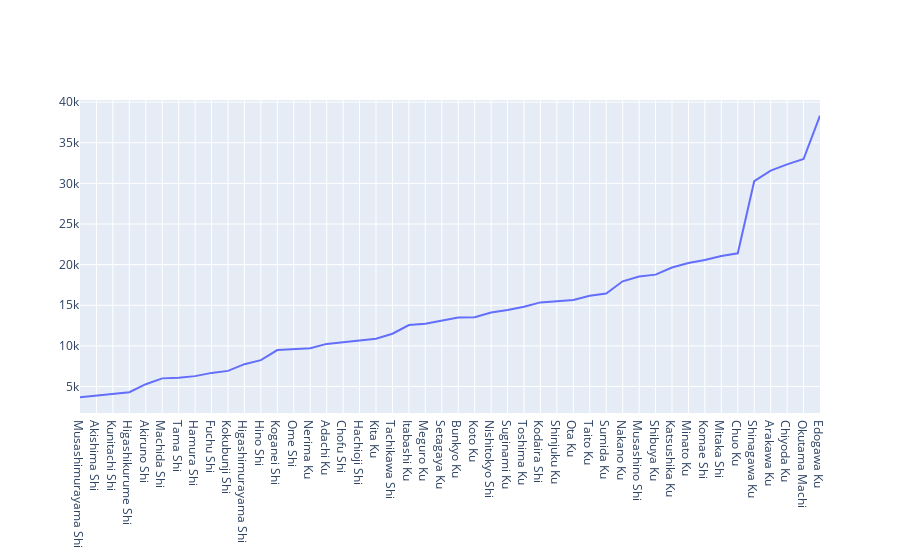

Notebook code for this chart:
### Code cell
plot_data(mean_price_per_neigh_sorted,"neighbourhood","price")

### Figure 1 — Plotly figure (JSON) as saved in the notebook; plotly's stock layout.template omitted (floating-point values rounded to 4 significant figures)
{"data": [{"mode": "lines", "type": "scatter", "x": ["Musashimurayama Shi", "Akishima Shi", "Kunitachi Shi", "Higashikurume Shi", "Akiruno Shi", "Machida Shi", "Tama Shi", "Hamura Shi", "Fuchu Shi", "Kokubunji Shi", "Higashimurayama Shi", "Hino Shi", "Koganei Shi", "Ome Shi", "Nerima Ku", "Adachi Ku", "Chofu Shi", "Hachioji Shi", "Kita Ku", "Tachikawa Shi", "Itabashi Ku", "Meguro Ku", "Setagaya Ku", "Bunkyo Ku", "Koto Ku", "Nishitokyo Shi", "Suginami Ku", "Toshima Ku", "Kodaira Shi", "Shinjuku Ku", "Ota Ku", "Taito Ku", "Sumida Ku", "Nakano Ku", "Musashino Shi", "Shibuya Ku", "Katsushika Ku", "Minato Ku", "Komae Shi", "Mitaka Shi", "Chuo Ku", "Shinagawa Ku", "Arakawa Ku", "Chiyoda Ku", "Okutama Machi", "Edogawa Ku"], "y": [3667.0, 3880.0, 4159.0, 4300, 5284, 6002.0, 6078.0, 6279, 6678.0, 6923.0, 7752.0, 8249.0, 9486.0, 9569.0, 9719.0, 10250.0, 10480.0, 10620.0, 10880.0, 11500.0, 12570.0, 12710.0, 13130.0, 13500.0, 13520.0, 14110.0, 14430.0, 14810.0, 15350.0, 15540.0, 15660.0, 16180.0, 16450.0, 17950.0, 18540.0, 18770.0, 19640.0, 20200.0, 20560.0, 21060.0, 21390.0, 30260.0, 31580, 32350.0, 33000.0, 38340.0]}], "layout": {}}
